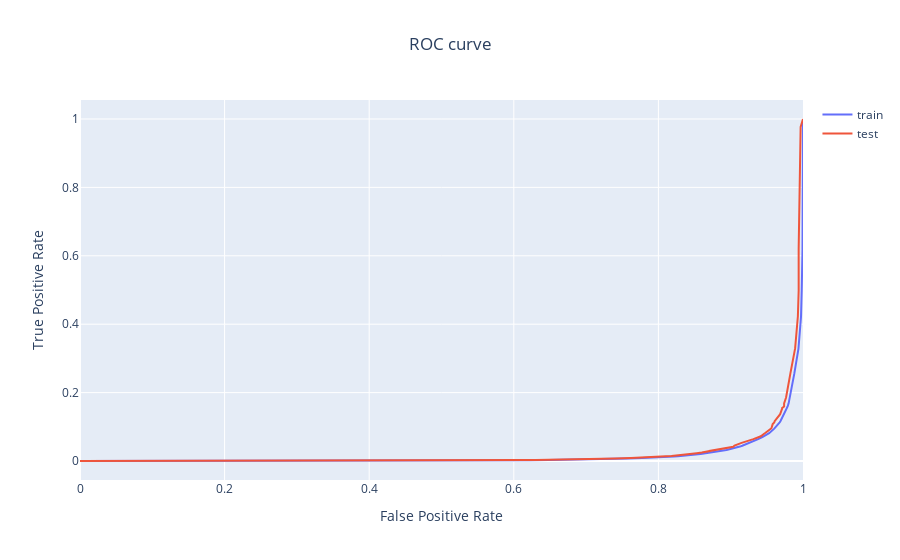

Write notebook code for a chart like this one.
### Code cell
# Visualize ROC curves
probas_train = gridsearch.predict_proba(X_train)[:,1]
precisions, recalls, thresholds = roc_curve(Y_train, probas_train)
fig = go.Figure(
    data = go.Scatter(
        name = 'train',
        x = recalls, 
        y = precisions, 
        mode = 'lines'
    ),
    layout = go.Layout(
        title = go.layout.Title(text = "ROC curve", x = 0.5),
        xaxis = go.layout.XAxis(title = 'False Positive Rate'),
        yaxis = go.layout.YAxis(title = 'True Positive Rate')
    )
)

probas_test = gridsearch.predict_proba(X_test)[:,1]
precisions, recalls, thresholds = roc_curve(Y_test, probas_test)
fig.add_trace(go.Scatter(
    name = 'test',
    x = recalls, 
    y = precisions, 
    mode = 'lines'
    )
)
fig.show()

### Figure 1 — Plotly figure (JSON) as saved in the notebook; plotly's stock layout.template omitted (floating-point values rounded to 4 significant figures; data arrays with more than 128 entries replaced by an {"elided": "..."} marker saying what was removed)
{"data": [{"mode": "lines", "name": "train", "type": "scatter", "x": {"elided": "178 float values"}, "y": {"elided": "178 float values"}}, {"mode": "lines", "name": "test", "type": "scatter", "x": {"elided": "172 float values"}, "y": {"elided": "172 float values"}}], "layout": {"title": {"text": "ROC curve", "x": 0.5}, "xaxis": {"title": {"text": "False Positive Rate"}}, "yaxis": {"title": {"text": "True Positive Rate"}}}}
